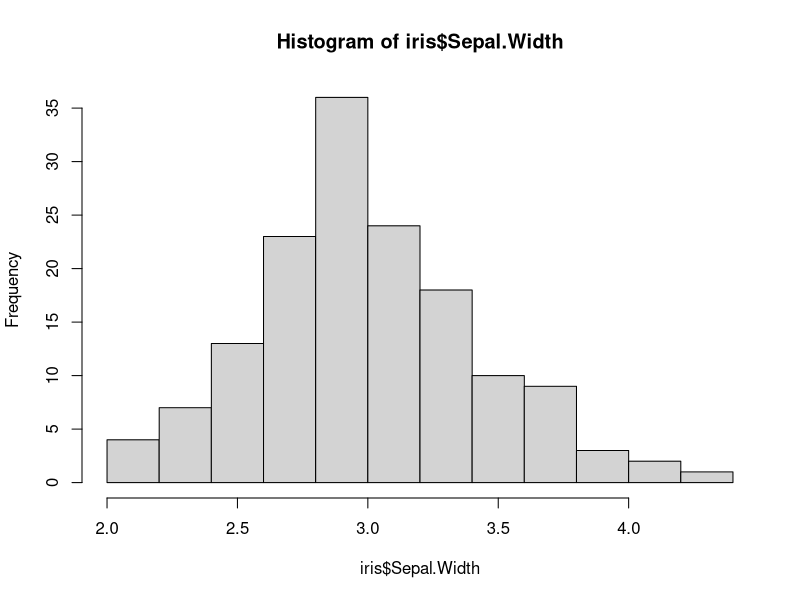
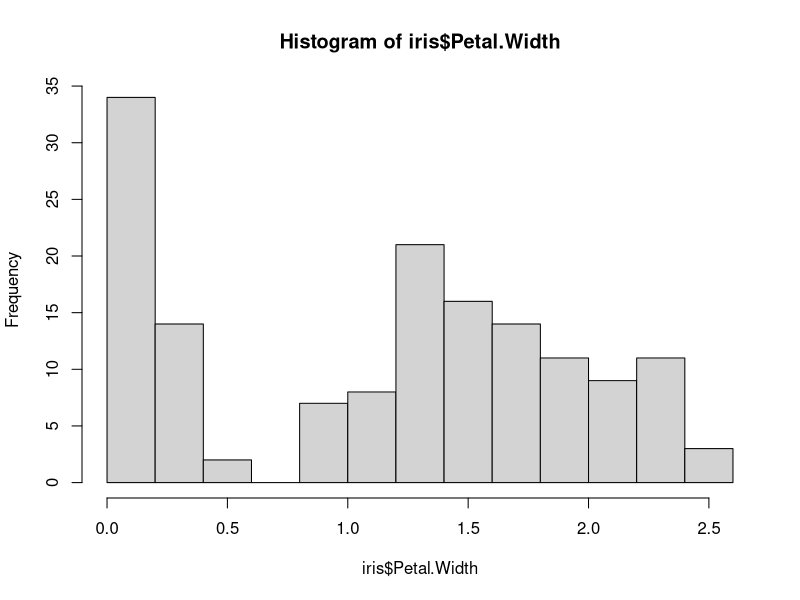
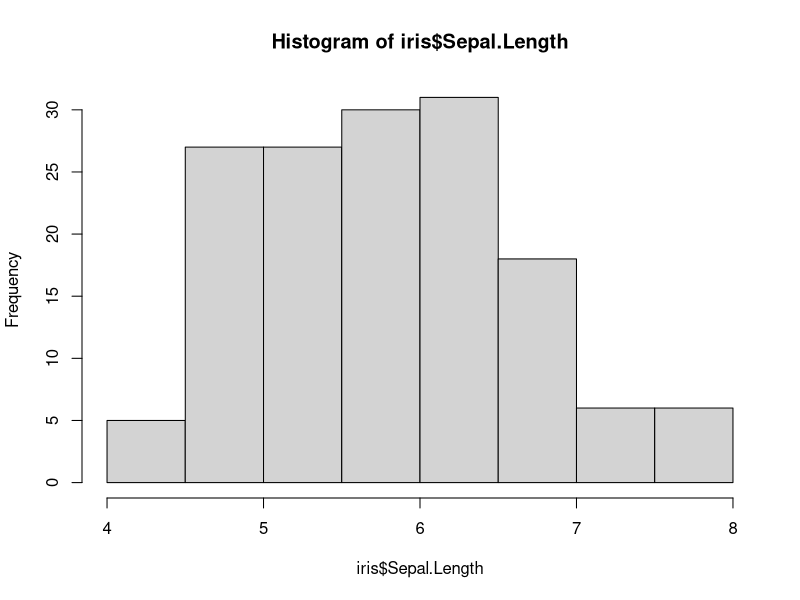
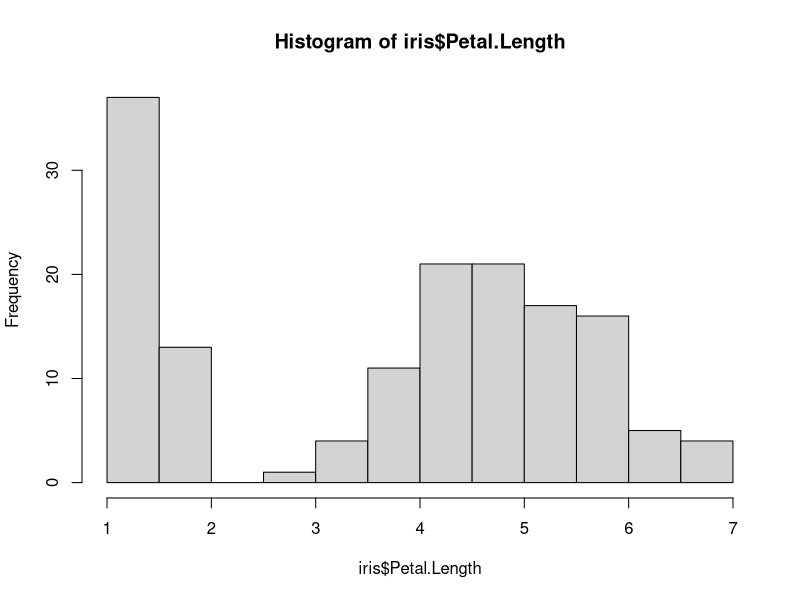
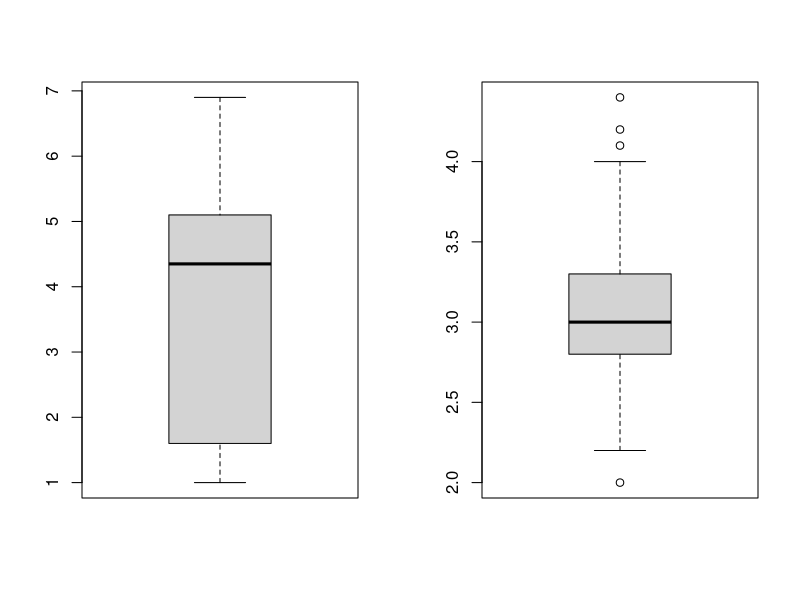
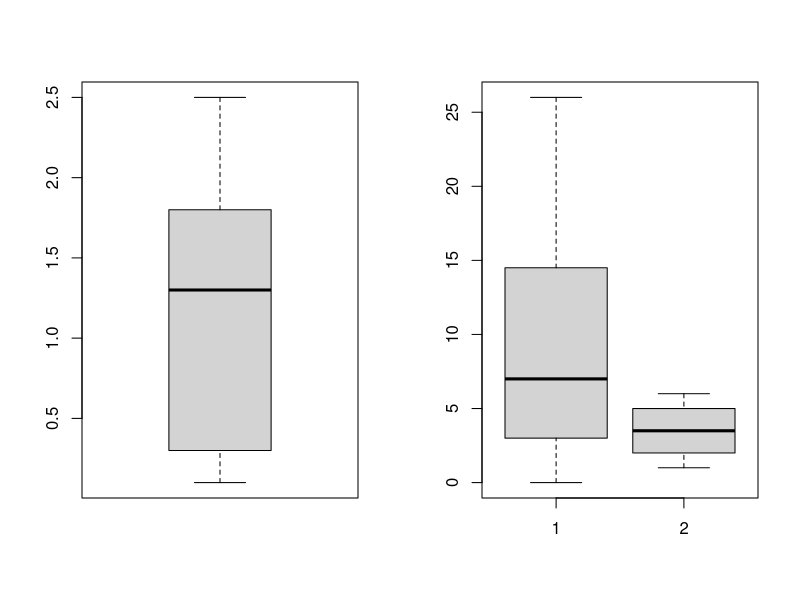

Write R code to recreate these figures, in order.

##-------------Histogram and Box Plots Using Base Package-------------


# Plot histogram of Sepal.Width using hist(); 

hist(iris$Sepal.Width)
hist(iris$Petal.Width)

hist(iris$Sepal.Length)
hist(iris$Petal.Length)

# type ?hist in R console and read up more about histograms




# Plot a histogram for Petal width and compare it with the plot above



# Make a boxplot of Petal.Length; read up on boxplots also. 
par(mfrow = c(1,2))

boxplot(iris$Petal.Length)
boxplot(iris$Sepal.Width)
boxplot(iris$Petal.Width)

insect<-InsectSprays

View(insect)
boxplot(insect$count,insect$spray)